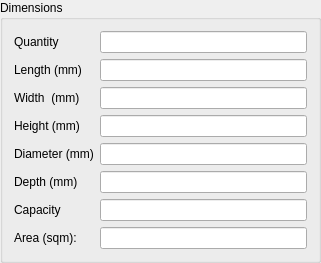
  <widget class="QGroupBox" name="groupBox_8">
   <property name="geometry">
    <rect>
     <x>683</x>
     <y>98</y>
     <width>321</width>
     <height>235</height>
    </rect>
   </property>
   <property name="title">
    <string>Dimensions</string>
   </property>
   <property name="checkable">
    <bool>false</bool>
   </property>
   <layout class="QFormLayout" name="formLayout_12">
    <property name="fieldGrowthPolicy">
     <enum>QFormLayout::AllNonFixedFieldsGrow</enum>
    </property>
    <item row="0" column="0">
     <widget class="QLabel" name="label_52">
      <property name="text">
       <string>Quantity</string>
      </property>
     </widget>
    </item>
    <item row="0" column="1">
     <widget class="QLineEdit" name="Quantity"/>
    </item>
    <item row="1" column="0">
     <widget class="QLabel" name="label_90">
      <property name="text">
       <string>Length (mm)</string>
      </property>
     </widget>
    </item>
    <item row="1" column="1">
     <widget class="QLineEdit" name="Length_2"/>
    </item>
    <item row="2" column="0">
     <widget class="QLabel" name="label_107">
      <property name="text">
       <string>Width  (mm)</string>
      </property>
     </widget>
    </item>
    <item row="2" column="1">
     <widget class="QLineEdit" name="Width_2"/>
    </item>
    <item row="3" column="0">
     <widget class="QLabel" name="label_108">
      <property name="text">
       <string>Height (mm)</string>
      </property>
     </widget>
    </item>
    <item row="3" column="1">
     <widget class="QLineEdit" name="Height">
      <property name="text">
       <string/>
      </property>
     </widget>
    </item>
    <item row="4" column="0">
     <widget class="QLabel" name="label_109">
      <property name="text">
       <string>Diameter (mm)</string>
      </property>
     </widget>
    </item>
    <item row="4" column="1">
     <widget class="QLineEdit" name="Diameter">
      <property name="text">
       <string/>
      </property>
     </widget>
    </item>
    <item row="5" column="0">
     <widget class="QLabel" name="label_57">
      <property name="text">
       <string>Depth (mm)</string>
      </property>
     </widget>
    </item>
    <item row="5" column="1">
     <widget class="QLineEdit" name="Depth"/>
    </item>
    <item row="6" column="0">
     <widget class="QLabel" name="label_110">
      <property name="text">
       <string>Capacity</string>
      </property>
     </widget>
    </item>
    <item row="7" column="0">
     <widget class="QLabel" name="label_43">
      <property name="text">
       <string>Area (sqm):</string>
      </property>
     </widget>
    </item>
    <item row="7" column="1">
     <widget class="QLineEdit" name="Area"/>
    </item>
    <item row="6" column="1">
     <widget class="QLineEdit" name="Capacity">
      <property name="text">
       <string/>
      </property>
     </widget>
    </item>
   </layout>
  </widget>
